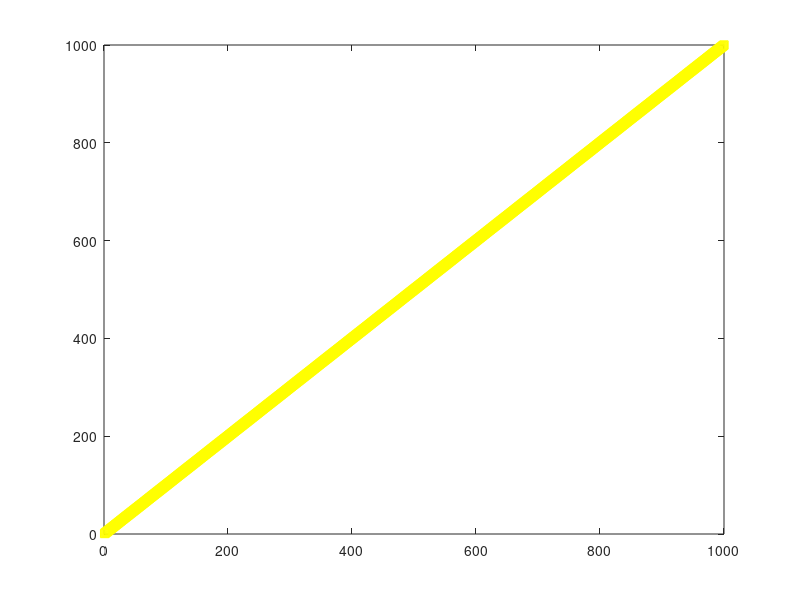
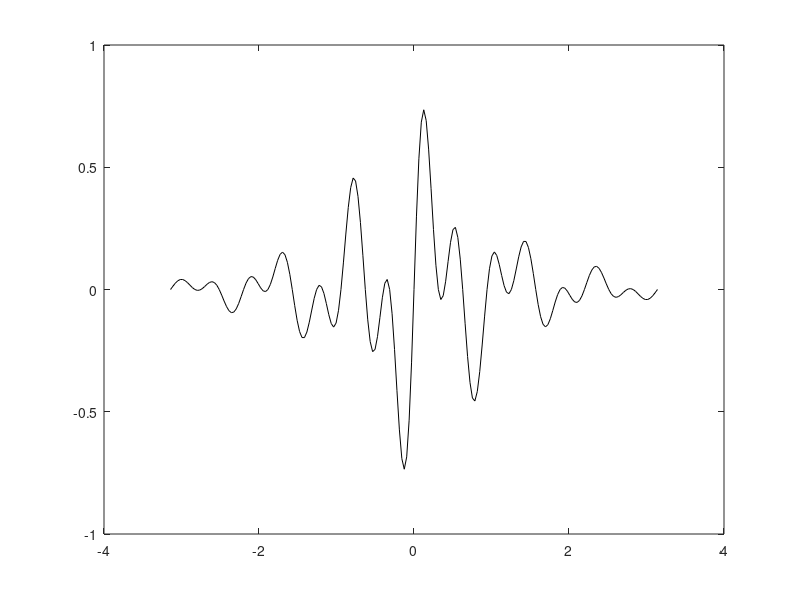
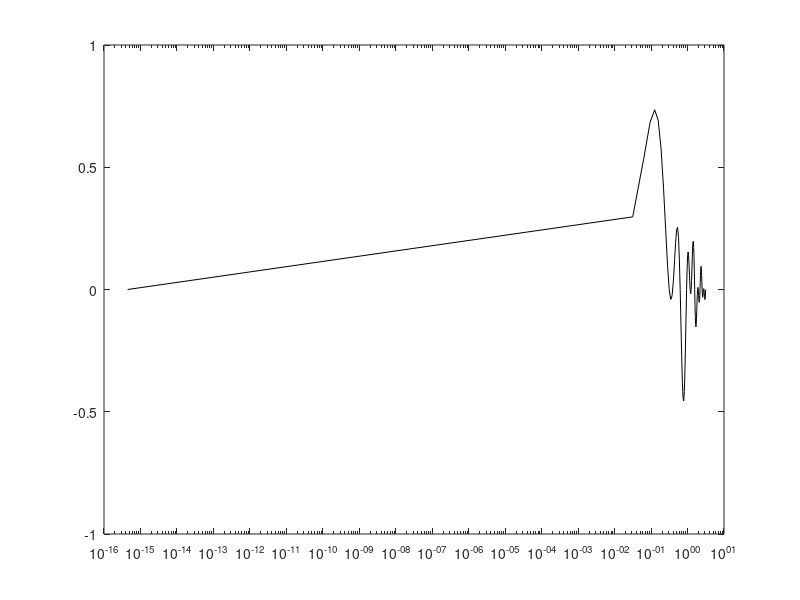
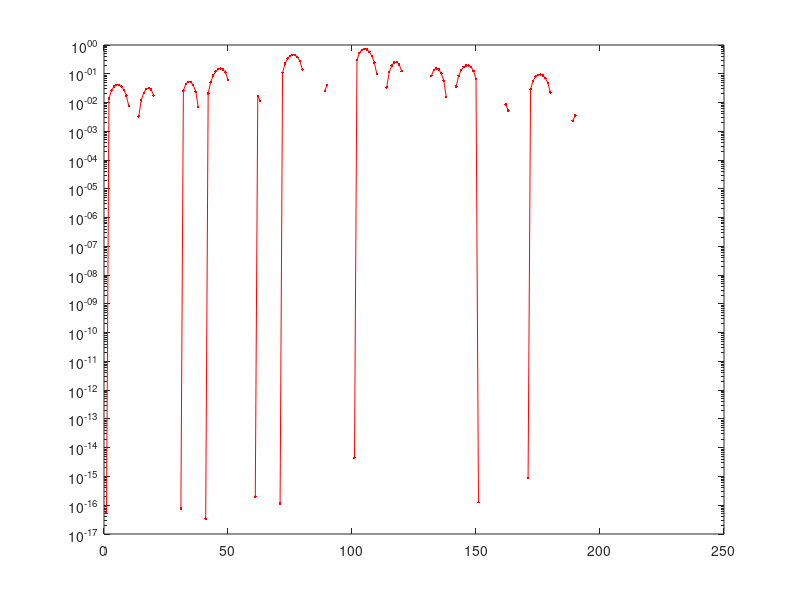

Write MATLAB code to recreate these figures, in order. (Note: this script raises an error after producing the figures.)
%% Functions
a = zeros(2, 4, 8)
D = size(a)
[m, n] = size(a)
[x, y, z] = size(a)
m2 = size(a, 2)

%% Line Plots
% Line and Marker Options-- play with it!
figure
x = 1:1:1000
y = x
plot(x, y, 's-', 'Color', [1 1 0])

% Cartesian Plots
figure
x = -pi:pi/100:pi;
y = cos(4*x).*sin(10*x).*exp(-abs(x));
plot(x, y, 'k-')

figure 
semilogx(x,y,'k')
figure
semilogy(y, 'r.-')
figure
loglog(x,y)

figure
x = 0:100;
semilogy(x, exp(x), 'k.-')

% remember to use 'close all' in command window to close all figures

% 3D Line Plots
time = 0:0.001:4*pi;
x = sin(time);
y = cos(time);
z = time;
figure
plot3(x, y, z, 'k', 'LineWidth', 2);
zlabel('Time');
axis equal %one of many ways to edit axes
axis tight
axis square

% Multiple Plots in one Figure
figure
subplot(2, 3, 1)
subplot (2, 3, 4:6)

%% Image / Surface Plots
% Visualising Matrices
figure
mat = reshape(1:10000,100,100);
imagesc(mat);
colorbar
caxis([3000 7000]) %like xlim and ylim
colormap(cool) %some predefined maps
map = zeros(256, 3); %or use custom map
map(:,2) = (0:255)/255
colormap(map)

% Visualising Surfaces
x = -pi:0.1:pi;
y = -pi:0.1:pi;
[X, Y] = meshgrid(x, y);
Z = sin(X).*cos(Y);
surf(X, Y, Z)
figure
surf(x, y, Z) %same as previous one
figure
colormap(jet) %jet is another predefined map
surf(membrane)
shading interp %shading options: faceted, flat, interp
%surfaces can be made two-dimensional using contour
figure
contour(X,Y,Z,'LineWidth',2)
hold on
mesh(X,Y,Z) %click 4th button to the left to rotate in 3D

% Specialized Plotting Functions
figure
polar(0:0.01:2*pi,cos((0:0.01:2*pi)*2)) %polar plots
figure
bar(1:10,rand(1,10)) %bar graphs
figure
[X, Y] = meshgrid(1:10,1:10)
quiver(X,Y,rand(10),rand(10)); %plot with velocity vectors
figure
stairs(1:10,rand(1,10)); %piecewise constant functions
figure
fill([0 1 0.5], [0 0 1], 'r'); %a filled polygon with specified verticies

%% Efficient Codes
% Find
x = rand(1,100);
inds = find(x>0.4 & x<0.6); %syntax
% Find can often help avoid an annoying loop

%% Debugging
% Tic Tock
tic %resets the timer
% some chunk of code
a = toc %shows time it took to run since tic

% Sparse Matrices
A = zeros(10000); A(1,3)=10; A(21,5)=pi;
B = sparse(A);
tic
inv(A);
x = toc
tic
inv(B);
y = toc %almost 3X faster

